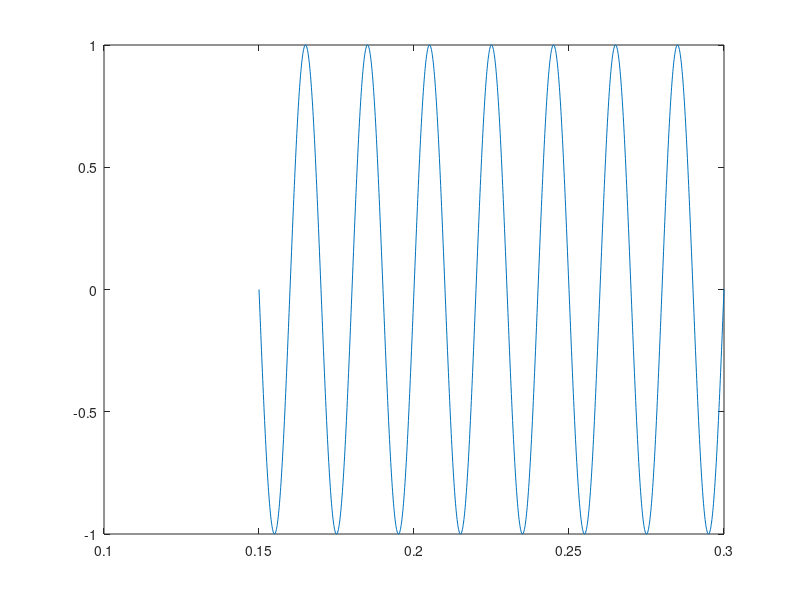
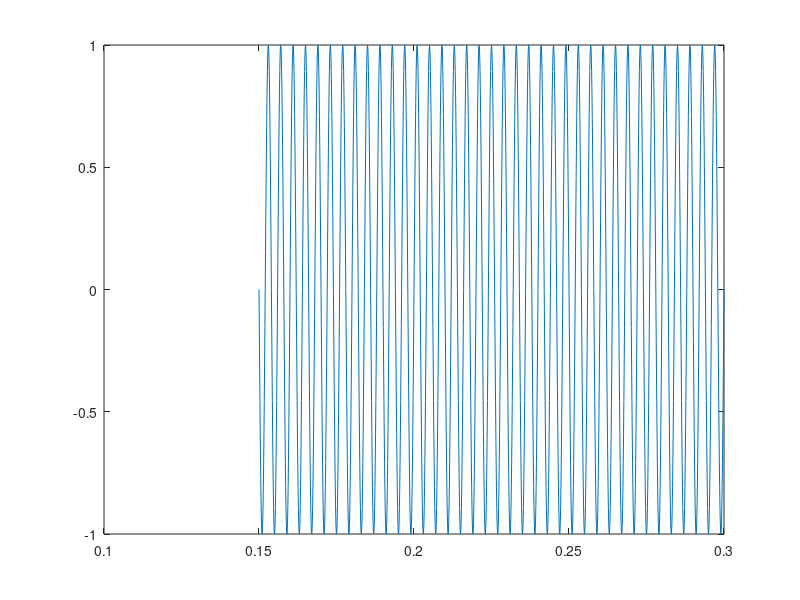
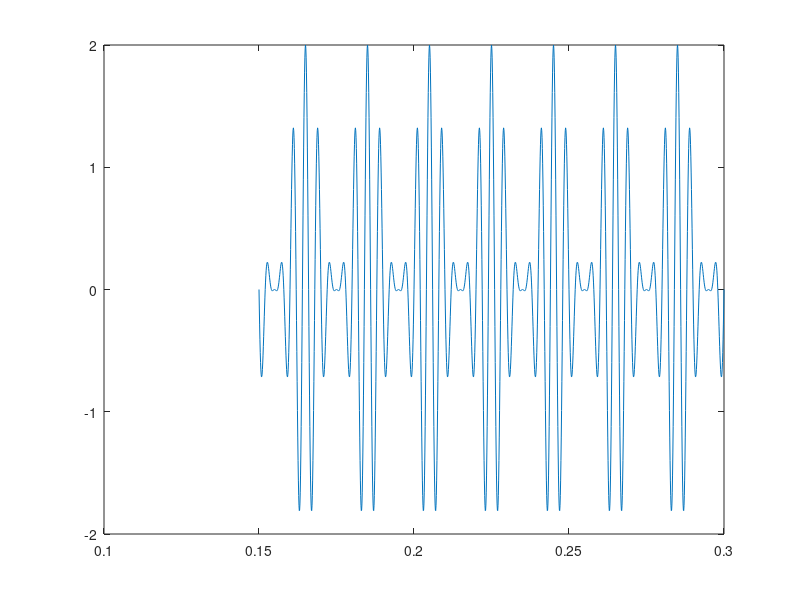

MATLAB code for these plots, in order:
clear all
close all
clc

pkg load control
pkg load signal

%Mensagem
Ae  = 1;
fe  = 50;
te  = [0.15:0.0001:0.3];
FEntrada = Ae*sin(2*pi*fe*te)

%Portadora
Ap  = 1;
fp  = 250;
tp  = [0.15:0.0001:0.3];
FPortadora = Ap*sin(2*pi*fp*tp)

%Modulada
m = Ae/Ap;
FMod = (1+m*FEntrada).*FPortadora

%Dominio da Frequencia
S = fft(FMod)

% --- PLOTS ---
figure(1)
plot(te,FEntrada)
figure(2)
plot(tp,FPortadora)
figure(3)
plot(tp,FMod)
